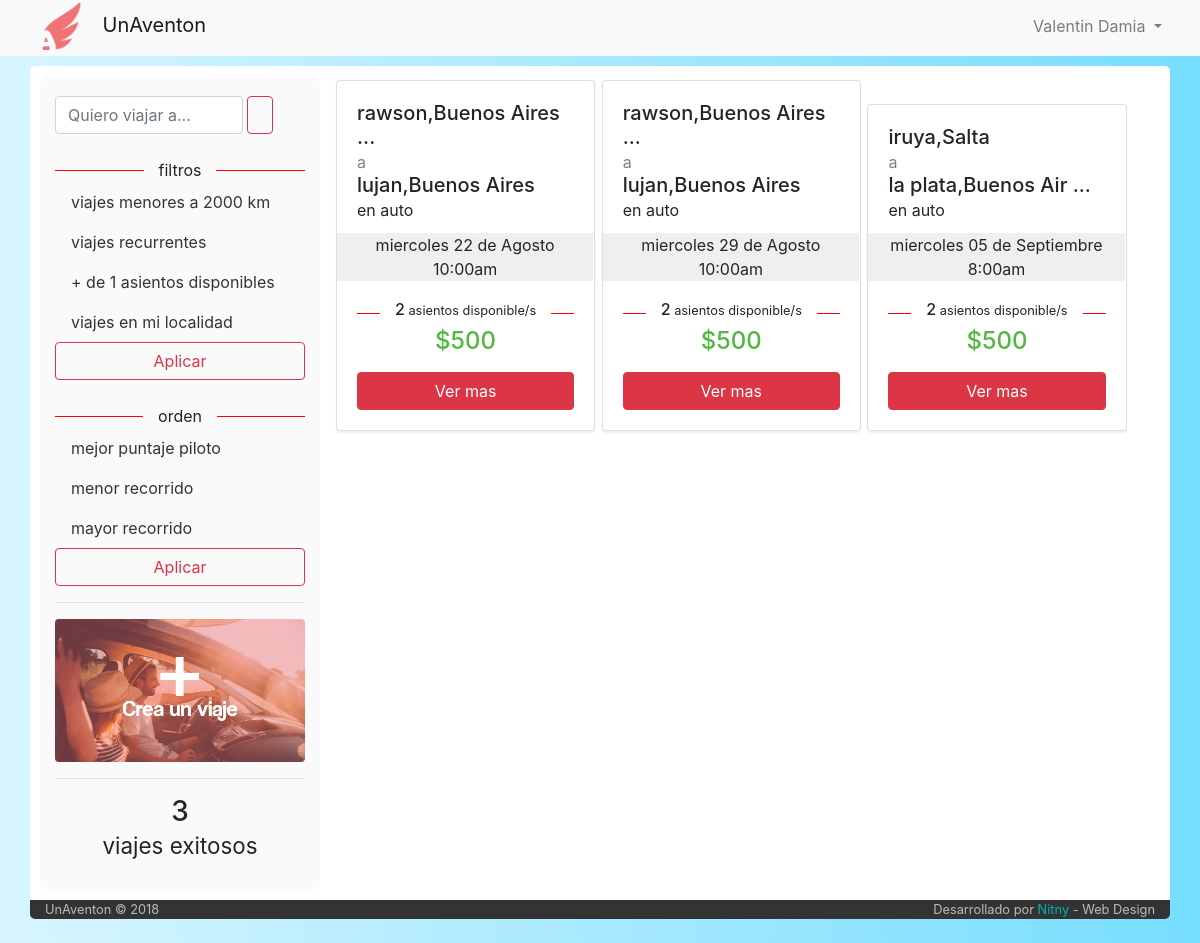
The page / (signed in) on the database its author committed.
### tables this page shows
CREATE TABLE `viaje` (
  `idViaje` int(6) NOT NULL,
  `idPiloto` int(6) NOT NULL,
  `idVehiculo` int(6) NOT NULL,
  `fecha_publicacion` datetime NOT NULL,
  `fecha_partida` datetime NOT NULL,
  `tiempo_estimado` int(11) NOT NULL DEFAULT '30',
  `origen` varchar(60) NOT NULL,
  `destino` varchar(60) NOT NULL,
  `asientos_disponibles` int(2) NOT NULL,
  `costo` int(7) NOT NULL,
  `estado` int(1) NOT NULL DEFAULT '1',
  `tipo` varchar(50) NOT NULL DEFAULT 'unico'
);

CREATE TABLE `tipo_vehiculo` (
  `idTipo` int(1) NOT NULL,
  `icono` varchar(140) DEFAULT NULL,
  `tipo` varchar(11) NOT NULL
);

### index.php (called while the page is built, shortened)
<?php
	include ('core/helpers.php');
	include ('php/inicio_body.php');
	$router = new Router;
	$vars = $router->get_variables();
	render($vars);
	include ('php/cierre_body.php');

### controller/home.php (the view, shortened to what this page needs)
<?php
	function render($vars = [])
	{
		?>
		<div class="row" style="padding:10px 10px;">
			<div class="col-md-3" style="background-color: #fafafa; padding: 20px 15px; border-radius: 8px">
				<form class="form-inline my-2 my-lg-0">
				      <input class="form-control mr-sm-1" type="search" aria-label="Search" placeholder="Quiero viajar a..."  style="width: 75%">
				      <button class="btn btn-outline-danger my-2 my-sm-0" type="submit"> <img src="https://png.icons8.com/ios-glyphs/2x/search.png" alt="" style="width:20px; margin-top:-3px"> </button>
				</form>
				<br>
				<div class="strike">
   				<span>filtros</span>
				</div>
				<nav class="nav flex-column">
				  <a class="nav-link active" style="color: #333!important" href="#">viajes menores a 2000 km</a>
				  <a class="nav-link" href="#" style="color: #333!important">viajes recurrentes</a>
				  <a class="nav-link" href="#" style="color: #333!important">+ de 1 asientos disponibles</a>
					<a class="nav-link" href="#" style="color: #333!important">viajes en mi localidad</a>
				</nav>
				<center><button type="button" class="btn btn-outline-danger" style="width:100%">Aplicar</button></center>
				<br>
				<div class="strike">
   				<span>orden</span>
				</div>
				<nav class="nav flex-column">
				  <a class="nav-link active" style="color: #333!important" href="#">mejor puntaje piloto</a>
				  <a class="nav-link" href="#" style="color: #333!important">menor recorrido</a>
				  <a class="nav-link" href="#" style="color: #333!important">mayor recorrido</a>
				</nav>
				<center><button type="button" class="btn btn-outline-danger" style="width:100%">Aplicar</button></center>
				<hr>
				<a href="/altaviaje"><img src="img/boton.jpg" alt="" class="img-fluid boton_crear"></a>
				<hr>
				<h3 style="text-align: center">
				<?php
					include('php/conexion.php');
					$contador=mysqli_query($conexion,"SELECT *
																						from viaje
																						where estado=3")
																						or die ("problmas con el contador");
					echo mysqli_num_rows($contador);
					?>
					<br>
					<small>viajes exitosos</small>
					</h3>
 			</div>
			<div class="col-md-9">
			<?php
			$viajes=mysqli_query($conexion,"SELECT *, tipo_vehiculo.tipo as tipoVehiculo
											from viaje
											inner join usuario on viaje.idPiloto = usuario.idUser
											inner join vehiculo on viaje.idVehiculo = vehiculo.idVehiculo
											inner join tipo_vehiculo on vehiculo.tipo = tipo_vehiculo.idTipo
											where fecha_partida > now() and estado = 1
											order by fecha_partida") or
											die("Problemas en el select:".mysqli_error($conexion));
						while ($viaje=mysqli_fetch_array($viajes)){
							$contador_participaciones=mysqli_query($conexion,"SELECT *
																															from participacion
																															where estado=2 and idViaje=$viaje[idViaje]")
																															or die ("problemas en el contador de asientos disponibles");
						  $contador_participaciones = $viaje['asientos_disponibles'] - mysqli_num_rows($contador_participaciones);
							?>
							<div class="card" style="width: 32%; display: inline-block; margin: 4px 1px; box-shadow: 0px 2px 2px #efefef; min-height: 250px">
							  <div class="card-body">
							    <h5 class="card-title"> <span title="<?php echo $viaje['origen'];?>"><?php echo introtext($viaje['origen']); ?></span> <br> <small style="color:grey">a</small> <br> <span title="<?php echo $viaje['destino']; ?>"><?php echo introtext($viaje['destino']); ?></span> <br> <small>en <?php echo $viaje['tipoVehiculo']; ?></small> </h5>
									<div class="row fluid" style="background-color: #EFEFEF; width: 118%; margin-left: -20px">
										<div class="col-md-12">
											<center><?php echo date_toString($viaje['fecha_partida'],"br"); ?></center>
										</div>
									</div>
									<p class="card-text">
										<div class="strike">
											<span><h6><?php if ($contador_participaciones > 0) {
																						echo $contador_participaciones."<small> asientos disponible/s </small>";
																					}
																			else{
																						echo "<small>No quedan asientos</small>";
																			}
											?> </h6></span>
										</div>
										<h4 style="text-align: center; color: #53b842">$<?php
										 																														if ($viaje['asientos_disponibles'] > 0) {echo round($viaje['costo']/$viaje['asientos_disponibles']);}
										 																														else {echo $viaje['costo'];}?></h4>
									</p>
							    <a href="/viaje/<?php echo $viaje['idViaje'];?>/<?php echo $viaje['origen']."-".$viaje['destino'];?>" class="btn btn-danger" style="width: 100%">Ver mas</a>
							  </div>
							</div>
				 <?php } ?>
			 </div>
		</div>
<?php
	}

### css/stylo.css (style rules this page uses)
body { background-color: grey; }

### php/inicio_body.php (style rules this page uses)
body { background-color: #fff; background: linear-gradient(-90deg, #76ddff, #d8f5ff); }
.strike { display: block; text-align: center; overflow: hidden; white-space: nowrap; }
.strike > span { position: relative; display: inline-block; }
.strike > span:before, .strike > span:after { content: ""; position: absolute; top: 50%; width: 9999px; height: 1px; background: grey; }
.strike > span:before { right: 100%; margin-right: 15px; }
.strike > span:after { left: 100%; margin-left: 15px; }
.boton_crear { border-radius: 4px; transition: 0.5s }

### rows shown on the page
viaje: origen "rawson,Buenos Aires ...", destino "lujan,Buenos Aires", tipo_vehiculo.tipo "auto", fecha_partida "miercoles 22 de Agosto 10:00am", asientos_disponibles "2", $viaje['costo']/$viaje['asientos_disponibles'] "500"
viaje: origen "rawson,Buenos Aires ...", destino "lujan,Buenos Aires", tipo_vehiculo.tipo "auto", fecha_partida "miercoles 29 de Agosto 10:00am", asientos_disponibles "2", $viaje['costo']/$viaje['asientos_disponibles'] "500"
viaje: origen "iruya,Salta", destino "la plata,Buenos Air ...", tipo_vehiculo.tipo "auto", fecha_partida "miercoles 05 de Septiembre 8:00am", asientos_disponibles "2", $viaje['costo']/$viaje['asientos_disponibles'] "500"

### other values the page prints
$_SESSION['nombre'] "Valentin"
$_SESSION['apellido'] "Damia"
mysqli_num_rows($contador) "3"
